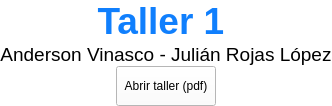
      <widget class="QWidget" name="verticalWidget" native="true">
       <property name="minimumSize">
        <size>
         <width>0</width>
         <height>50</height>
        </size>
       </property>
       <property name="maximumSize">
        <size>
         <width>16777215</width>
         <height>200</height>
        </size>
       </property>
       <property name="palette">
        <palette>
         <active>
          <colorrole role="WindowText">
           <brush brushstyle="SolidPattern">
            <color alpha="255">
             <red>0</red>
             <green>0</green>
             <blue>0</blue>
            </color>
           </brush>
          </colorrole>
          <colorrole role="Button">
           <brush brushstyle="SolidPattern">
            <color alpha="255">
             <red>255</red>
             <green>255</green>
             <blue>255</blue>
            </color>
           </brush>
          </colorrole>
          <colorrole role="Light">
           <brush brushstyle="SolidPattern">
            <color alpha="255">
             <red>255</red>
             <green>255</green>
             <blue>255</blue>
            </color>
           </brush>
          </colorrole>
          <colorrole role="Midlight">
           <brush brushstyle="SolidPattern">
            <color alpha="255">
             <red>255</red>
             <green>255</green>
             <blue>255</blue>
            </color>
           </brush>
          </colorrole>
          <colorrole role="Dark">
           <brush brushstyle="SolidPattern">
            <color alpha="255">
             <red>127</red>
             <green>127</green>
             <blue>127</blue>
            </color>
           </brush>
          </colorrole>
          <colorrole role="Mid">
           <brush brushstyle="SolidPattern">
            <color alpha="255">
             <red>170</red>
             <green>170</green>
             <blue>170</blue>
            </color>
           </brush>
          </colorrole>
          <colorrole role="Text">
           <brush brushstyle="SolidPattern">
            <color alpha="255">
             <red>0</red>
             <green>0</green>
             <blue>0</blue>
            </color>
           </brush>
          </colorrole>
          <colorrole role="BrightText">
           <brush brushstyle="SolidPattern">
            <color alpha="255">
             <red>255</red>
             <green>255</green>
             <blue>255</blue>
            </color>
           </brush>
          </colorrole>
          <colorrole role="ButtonText">
           <brush brushstyle="SolidPattern">
            <color alpha="255">
             <red>0</red>
             <green>0</green>
             <blue>0</blue>
            </color>
           </brush>
          </colorrole>
          <colorrole role="Base">
           <brush brushstyle="SolidPattern">
            <color alpha="255">
             <red>255</red>
             <green>255</green>
             <blue>255</blue>
            </color>
           </brush>
          </colorrole>
          <colorrole role="Window">
           <brush brushstyle="SolidPattern">
            <color alpha="255">
             <red>255</red>
             <green>255</green>
             <blue>255</blue>
            </color>
           </brush>
          </colorrole>
          <colorrole role="Shadow">
           <brush brushstyle="SolidPattern">
            <color alpha="255">
             <red>0</red>
             <green>0</green>
             <blue>0</blue>
            </color>
           </brush>
          </colorrole>
          <colorrole role="AlternateBase">
           <brush brushstyle="SolidPattern">
            <color alpha="255">
             <red>255</red>
             <green>255</green>
             <blue>255</blue>
            </color>
           </brush>
          </colorrole>
          <colorrole role="ToolTipBase">
           <brush brushstyle="SolidPattern">
            <color alpha="255">
             <red>255</red>
             <green>255</green>
             <blue>220</blue>
            </color>
           </brush>
          </colorrole>
          <colorrole role="ToolTipText">
           <brush brushstyle="SolidPattern">
            <color alpha="255">
             <red>0</red>
             <green>0</green>
             <blue>0</blue>
            </color>
           </brush>
          </colorrole>
          <colorrole role="PlaceholderText">
           <brush brushstyle="SolidPattern">
            <color alpha="128">
             <red>0</red>
             <green>0</green>
             <blue>0</blue>
            </color>
           </brush>
          </colorrole>
         </active>
         <inactive>
          <colorrole role="WindowText">
           <brush brushstyle="SolidPattern">
            <color alpha="255">
             <red>0</red>
             <green>0</green>
             <blue>0</blue>
            </color>
           </brush>
          </colorrole>
          <colorrole role="Button">
           <brush brushstyle="SolidPattern">
            <color alpha="255">
             <red>255</red>
             <green>255</green>
             <blue>255</blue>
            </color>
           </brush>
          </colorrole>
          <colorrole role="Light">
           <brush brushstyle="SolidPattern">
            <color alpha="255">
             <red>255</red>
             <green>255</green>
             <blue>255</blue>
            </color>
           </brush>
          </colorrole>
          <colorrole role="Midlight">
           <brush brushstyle="SolidPattern">
            <color alpha="255">
             <red>255</red>
             <green>255</green>
             <blue>255</blue>
            </color>
           </brush>
          </colorrole>
          <colorrole role="Dark">
           <brush brushstyle="SolidPattern">
            <color alpha="255">
             <red>127</red>
             <green>127</green>
             <blue>127</blue>
            </color>
           </brush>
          </colorrole>
          <colorrole role="Mid">
           <brush brushstyle="SolidPattern">
            <color alpha="255">
             <red>170</red>
             <green>170</green>
             <blue>170</blue>
            </color>
           </brush>
          </colorrole>
          <colorrole role="Text">
           <brush brushstyle="SolidPattern">
            <color alpha="255">
             <red>0</red>
             <green>0</green>
             <blue>0</blue>
            </color>
           </brush>
          </colorrole>
          <colorrole role="BrightText">
           <brush brushstyle="SolidPattern">
            <color alpha="255">
             <red>255</red>
             <green>255</green>
             <blue>255</blue>
            </color>
           </brush>
          </colorrole>
          <colorrole role="ButtonText">
           <brush brushstyle="SolidPattern">
            <color alpha="255">
             <red>0</red>
             <green>0</green>
             <blue>0</blue>
            </color>
           </brush>
          </colorrole>
          <colorrole role="Base">
           <brush brushstyle="SolidPattern">
            <color alpha="255">
             <red>255</red>
             <green>255</green>
             <blue>255</blue>
            </color>
           </brush>
          </colorrole>
          <colorrole role="Window">
           <brush brushstyle="SolidPattern">
            <color alpha="255">
             <red>255</red>
             <green>255</green>
             <blue>255</blue>
            </color>
           </brush>
          </colorrole>
          <colorrole role="Shadow">
           <brush brushstyle="SolidPattern">
            <color alpha="255">
             <red>0</red>
             <green>0</green>
             <blue>0</blue>
            </color>
           </brush>
          </colorrole>
          <colorrole role="AlternateBase">
           <brush brushstyle="SolidPattern">
            <color alpha="255">
             <red>255</red>
             <green>255</green>
             <blue>255</blue>
            </color>
           </brush>
          </colorrole>
          <colorrole role="ToolTipBase">
           <brush brushstyle="SolidPattern">
            <color alpha="255">
             <red>255</red>
             <green>255</green>
             <blue>220</blue>
            </color>
           </brush>
          </colorrole>
          <colorrole role="ToolTipText">
           <brush brushstyle="SolidPattern">
            <color alpha="255">
             <red>0</red>
             <green>0</green>
             <blue>0</blue>
            </color>
           </brush>
          </colorrole>
          <colorrole role="PlaceholderText">
           <brush brushstyle="SolidPattern">
            <color alpha="128">
             <red>0</red>
             <green>0</green>
             <blue>0</blue>
            </color>
           </brush>
          </colorrole>
         </inactive>
         <disabled>
          <colorrole role="WindowText">
           <brush brushstyle="SolidPattern">
            <color alpha="255">
             <red>127</red>
             <green>127</green>
             <blue>127</blue>
            </color>
           </brush>
          </colorrole>
          <colorrole role="Button">
           <brush brushstyle="SolidPattern">
            <color alpha="255">
             <red>255</red>
             <green>255</green>
             <blue>255</blue>
            </color>
           </brush>
          </colorrole>
          <colorrole role="Light">
           <brush brushstyle="SolidPattern">
            <color alpha="255">
             <red>255</red>
             <green>255</green>
             <blue>255</blue>
            </color>
           </brush>
          </colorrole>
          <colorrole role="Midlight">
           <brush brushstyle="SolidPattern">
            <color alpha="255">
             <red>255</red>
             <green>255</green>
             <blue>255</blue>
            </color>
           </brush>
          </colorrole>
          <colorrole role="Dark">
           <brush brushstyle="SolidPattern">
            <color alpha="255">
             <red>127</red>
             <green>127</green>
             <blue>127</blue>
            </color>
           </brush>
          </colorrole>
          <colorrole role="Mid">
           <brush brushstyle="SolidPattern">
            <color alpha="255">
             <red>170</red>
             <green>170</green>
             <blue>170</blue>
            </color>
           </brush>
          </colorrole>
          <colorrole role="Text">
           <brush brushstyle="SolidPattern">
            <color alpha="255">
             <red>127</red>
             <green>127</green>
             <blue>127</blue>
            </color>
           </brush>
          </colorrole>
          <colorrole role="BrightText">
           <brush brushstyle="SolidPattern">
            <color alpha="255">
             <red>255</red>
             <green>255</green>
             <blue>255</blue>
            </color>
           </brush>
          </colorrole>
          <colorrole role="ButtonText">
           <brush brushstyle="SolidPattern">
            <color alpha="255">
             <red>127</red>
             <green>127</green>
             <blue>127</blue>
            </color>
           </brush>
          </colorrole>
          <colorrole role="Base">
           <brush brushstyle="SolidPattern">
            <color alpha="255">
             <red>255</red>
             <green>255</green>
             <blue>255</blue>
            </color>
           </brush>
          </colorrole>
          <colorrole role="Window">
           <brush brushstyle="SolidPattern">
            <color alpha="255">
             <red>255</red>
             <green>255</green>
             <blue>255</blue>
            </color>
           </brush>
          </colorrole>
          <colorrole role="Shadow">
           <brush brushstyle="SolidPattern">
            <color alpha="255">
             <red>0</red>
             <green>0</green>
             <blue>0</blue>
            </color>
           </brush>
          </colorrole>
          <colorrole role="AlternateBase">
           <brush brushstyle="SolidPattern">
            <color alpha="255">
             <red>255</red>
             <green>255</green>
             <blue>255</blue>
            </color>
           </brush>
          </colorrole>
          <colorrole role="ToolTipBase">
           <brush brushstyle="SolidPattern">
            <color alpha="255">
             <red>255</red>
             <green>255</green>
             <blue>220</blue>
            </color>
           </brush>
          </colorrole>
          <colorrole role="ToolTipText">
           <brush brushstyle="SolidPattern">
            <color alpha="255">
             <red>0</red>
             <green>0</green>
             <blue>0</blue>
            </color>
           </brush>
          </colorrole>
          <colorrole role="PlaceholderText">
           <brush brushstyle="SolidPattern">
            <color alpha="128">
             <red>0</red>
             <green>0</green>
             <blue>0</blue>
            </color>
           </brush>
          </colorrole>
         </disabled>
        </palette>
       </property>
       <property name="autoFillBackground">
        <bool>true</bool>
       </property>
       <layout class="QVBoxLayout" name="QvBox" stretch="0,0,0">
        <property name="spacing">
         <number>0</number>
        </property>
        <property name="sizeConstraint">
         <enum>QLayout::SetMinimumSize</enum>
        </property>
        <property name="leftMargin">
         <number>0</number>
        </property>
        <property name="topMargin">
         <number>0</number>
        </property>
        <property name="rightMargin">
         <number>0</number>
        </property>
        <property name="bottomMargin">
         <number>0</number>
        </property>
        <item>
         <widget class="QLabel" name="lbTitulo">
          <property name="palette">
           <palette>
            <active>
             <colorrole role="WindowText">
              <brush brushstyle="SolidPattern">
               <color alpha="255">
                <red>0</red>
                <green>0</green>
                <blue>0</blue>
               </color>
              </brush>
             </colorrole>
             <colorrole role="Button">
              <brush brushstyle="SolidPattern">
               <color alpha="255">
                <red>240</red>
                <green>120</green>
                <blue>24</blue>
               </color>
              </brush>
             </colorrole>
             <colorrole role="Light">
              <brush brushstyle="SolidPattern">
               <color alpha="255">
                <red>255</red>
                <green>186</green>
                <blue>131</blue>
               </color>
              </brush>
             </colorrole>
             <colorrole role="Midlight">
              <brush brushstyle="SolidPattern">
               <color alpha="255">
                <red>247</red>
                <green>153</green>
                <blue>77</blue>
               </color>
              </brush>
             </colorrole>
             <colorrole role="Dark">
              <brush brushstyle="SolidPattern">
               <color alpha="255">
                <red>120</red>
                <green>60</green>
                <blue>12</blue>
               </color>
              </brush>
             </colorrole>
             <colorrole role="Mid">
              <brush brushstyle="SolidPattern">
               <color alpha="255">
                <red>160</red>
                <green>80</green>
                <blue>16</blue>
               </color>
              </brush>
             </colorrole>
             <colorrole role="Text">
              <brush brushstyle="SolidPattern">
               <color alpha="255">
                <red>0</red>
                <green>0</green>
                <blue>0</blue>
               </color>
              </brush>
             </colorrole>
             <colorrole role="BrightText">
              <brush brushstyle="SolidPattern">
               <color alpha="255">
                <red>255</red>
                <green>255</green>
                <blue>255</blue>
               </color>
              </brush>
             </colorrole>
             <colorrole role="ButtonText">
              <brush brushstyle="SolidPattern">
               <color alpha="255">
                <red>0</red>
                <green>0</green>
                <blue>0</blue>
               </color>
              </brush>
             </colorrole>
             <colorrole role="Base">
              <brush brushstyle="SolidPattern">
               <color alpha="255">
                <red>255</red>
                <green>255</green>
                <blue>255</blue>
               </color>
              </brush>
             </colorrole>
             <colorrole role="Window">
              <brush brushstyle="SolidPattern">
               <color alpha="255">
                <red>240</red>
                <green>120</green>
                <blue>24</blue>
               </color>
              </brush>
             </colorrole>
             <colorrole role="Shadow">
              <brush brushstyle="SolidPattern">
               <color alpha="255">
                <red>0</red>
                <green>0</green>
                <blue>0</blue>
               </color>
              </brush>
             </colorrole>
             <colorrole role="AlternateBase">
              <brush brushstyle="SolidPattern">
               <color alpha="255">
                <red>247</red>
                <green>187</green>
                <blue>139</blue>
               </color>
              </brush>
             </colorrole>
             <colorrole role="ToolTipBase">
              <brush brushstyle="SolidPattern">
               <color alpha="255">
                <red>255</red>
                <green>255</green>
                <blue>220</blue>
               </color>
              </brush>
             </colorrole>
             <colorrole role="ToolTipText">
              <brush brushstyle="SolidPattern">
               <color alpha="255">
                <red>0</red>
                <green>0</green>
                <blue>0</blue>
               </color>
              </brush>
             </colorrole>
             <colorrole role="PlaceholderText">
              <brush brushstyle="SolidPattern">
               <color alpha="128">
                <red>0</red>
                <green>0</green>
                <blue>0</blue>
               </color>
              </brush>
             </colorrole>
            </active>
            <inactive>
             <colorrole role="WindowText">
              <brush brushstyle="SolidPattern">
               <color alpha="255">
                <red>0</red>
                <green>0</green>
                <blue>0</blue>
               </color>
              </brush>
             </colorrole>
             <colorrole role="Button">
              <brush brushstyle="SolidPattern">
               <color alpha="255">
                <red>240</red>
                <green>120</green>
                <blue>24</blue>
               </color>
              </brush>
             </colorrole>
             <colorrole role="Light">
              <brush brushstyle="SolidPattern">
               <color alpha="255">
                <red>255</red>
                <green>186</green>
                <blue>131</blue>
               </color>
              </brush>
             </colorrole>
             <colorrole role="Midlight">
              <brush brushstyle="SolidPattern">
               <color alpha="255">
                <red>247</red>
                <green>153</green>
                <blue>77</blue>
               </color>
              </brush>
             </colorrole>
             <colorrole role="Dark">
              <brush brushstyle="SolidPattern">
               <color alpha="255">
                <red>120</red>
                <green>60</green>
                <blue>12</blue>
               </color>
              </brush>
             </colorrole>
             <colorrole role="Mid">
              <brush brushstyle="SolidPattern">
               <color alpha="255">
                <red>160</red>
                <green>80</green>
                <blue>16</blue>
               </color>
              </brush>
             </colorrole>
             <colorrole role="Text">
              <brush brushstyle="SolidPattern">
               <color alpha="255">
                <red>0</red>
                <green>0</green>
                <blue>0</blue>
               </color>
              </brush>
             </colorrole>
             <colorrole role="BrightText">
              <brush brushstyle="SolidPattern">
               <color alpha="255">
                <red>255</red>
                <green>255</green>
                <blue>255</blue>
               </color>
              </brush>
             </colorrole>
             <colorrole role="ButtonText">
              <brush brushstyle="SolidPattern">
               <color alpha="255">
                <red>0</red>
                <green>0</green>
                <blue>0</blue>
               </color>
              </brush>
             </colorrole>
             <colorrole role="Base">
              <brush brushstyle="SolidPattern">
               <color alpha="255">
                <red>255</red>
                <green>255</green>
                <blue>255</blue>
               </color>
              </brush>
             </colorrole>
             <colorrole role="Window">
              <brush brushstyle="SolidPattern">
               <color alpha="255">
                <red>240</red>
                <green>120</green>
                <blue>24</blue>
               </color>
              </brush>
             </colorrole>
             <colorrole role="Shadow">
              <brush brushstyle="SolidPattern">
               <color alpha="255">
                <red>0</red>
                <green>0</green>
                <blue>0</blue>
               </color>
              </brush>
             </colorrole>
             <colorrole role="AlternateBase">
              <brush brushstyle="SolidPattern">
               <color alpha="255">
                <red>247</red>
                <green>187</green>
                <blue>139</blue>
               </color>
              </brush>
             </colorrole>
             <colorrole role="ToolTipBase">
              <brush brushstyle="SolidPattern">
               <color alpha="255">
                <red>255</red>
                <green>255</green>
                <blue>220</blue>
               </color>
              </brush>
             </colorrole>
             <colorrole role="ToolTipText">
              <brush brushstyle="SolidPattern">
               <color alpha="255">
                <red>0</red>
                <green>0</green>
                <blue>0</blue>
               </color>
              </brush>
             </colorrole>
             <colorrole role="PlaceholderText">
              <brush brushstyle="SolidPattern">
               <color alpha="128">
                <red>0</red>
                <green>0</green>
                <blue>0</blue>
               </color>
              </brush>
             </colorrole>
            </inactive>
            <disabled>
             <colorrole role="WindowText">
              <brush brushstyle="SolidPattern">
               <color alpha="255">
                <red>120</red>
                <green>60</green>
                <blue>12</blue>
               </color>
              </brush>
             </colorrole>
             <colorrole role="Button">
              <brush brushstyle="SolidPattern">
               <color alpha="255">
                <red>240</red>
                <green>120</green>
                <blue>24</blue>
               </color>
              </brush>
             </colorrole>
             <colorrole role="Light">
              <brush brushstyle="SolidPattern">
               <color alpha="255">
                <red>255</red>
                <green>186</green>
                <blue>131</blue>
               </color>
              </brush>
             </colorrole>
             <colorrole role="Midlight">
              <brush brushstyle="SolidPattern">
               <color alpha="255">
                <red>247</red>
                <green>153</green>
                <blue>77</blue>
               </color>
              </brush>
             </colorrole>
             <colorrole role="Dark">
              <brush brushstyle="SolidPattern">
               <color alpha="255">
                <red>120</red>
                <green>60</green>
                <blue>12</blue>
               </color>
              </brush>
             </colorrole>
             <colorrole role="Mid">
              <brush brushstyle="SolidPattern">
               <color alpha="255">
                <red>160</red>
                <green>80</green>
                <blue>16</blue>
               </color>
              </brush>
             </colorrole>
             <colorrole role="Text">
              <brush brushstyle="SolidPattern">
               <color alpha="255">
                <red>120</red>
                <green>60</green>
                <blue>12</blue>
               </color>
              </brush>
             </colorrole>
             <colorrole role="BrightText">
              <brush brushstyle="SolidPattern">
               <color alpha="255">
                <red>255</red>
                <green>255</green>
                <blue>255</blue>
               </color>
              </brush>
             </colorrole>
             <colorrole role="ButtonText">
              <brush brushstyle="SolidPattern">
               <color alpha="255">
                <red>120</red>
                <green>60</green>
                <blue>12</blue>
               </color>
              </brush>
             </colorrole>
             <colorrole role="Base">
              <brush brushstyle="SolidPattern">
               <color alpha="255">
                <red>240</red>
                <green>120</green>
                <blue>24</blue>
               </color>
              </brush>
             </colorrole>
             <colorrole role="Window">
              <brush brushstyle="SolidPattern">
               <color alpha="255">
                <red>240</red>
                <green>120</green>
                <blue>24</blue>
               </color>
              </brush>
             </colorrole>
             <colorrole role="Shadow">
              <brush brushstyle="SolidPattern">
               <color alpha="255">
                <red>0</red>
                <green>0</green>
                <blue>0</blue>
               </color>
              </brush>
             </colorrole>
             <colorrole role="AlternateBase">
              <brush brushstyle="SolidPattern">
               <color alpha="255">
                <red>240</red>
                <green>120</green>
                <blue>24</blue>
               </color>
              </brush>
             </colorrole>
             <colorrole role="ToolTipBase">
              <brush brushstyle="SolidPattern">
               <color alpha="255">
                <red>255</red>
                <green>255</green>
                <blue>220</blue>
               </color>
              </brush>
             </colorrole>
             <colorrole role="ToolTipText">
              <brush brushstyle="SolidPattern">
               <color alpha="255">
                <red>0</red>
                <green>0</green>
                <blue>0</blue>
               </color>
              </brush>
             </colorrole>
             <colorrole role="PlaceholderText">
              <brush brushstyle="SolidPattern">
               <color alpha="128">
                <red>0</red>
                <green>0</green>
                <blue>0</blue>
               </color>
              </brush>
             </colorrole>
            </disabled>
           </palette>
          </property>
          <property name="font">
           <font>
            <pointsize>22</pointsize>
           </font>
          </property>
          <property name="layoutDirection">
           <enum>Qt::LeftToRight</enum>
          </property>
          <property name="autoFillBackground">
           <bool>false</bool>
          </property>
          <property name="text">
           <string>&lt;html&gt;&lt;head/&gt;&lt;body&gt;&lt;p align=&quot;center&quot;&gt;&lt;span style=&quot; font-size:28pt; font-weight:600; color:#107ffd;&quot;&gt;Taller 1 &lt;/span&gt;&lt;/p&gt;&lt;/body&gt;&lt;/html&gt;</string>
          </property>
          <property name="alignment">
           <set>Qt::AlignCenter</set>
          </property>
          <property name="wordWrap">
           <bool>false</bool>
          </property>
          <property name="margin">
           <number>0</number>
          </property>
          <property name="openExternalLinks">
           <bool>false</bool>
          </property>
         </widget>
        </item>
        <item>
         <widget class="QLabel" name="LbNombres">
          <property name="sizeIncrement">
           <size>
            <width>5</width>
            <height>5</height>
           </size>
          </property>
          <property name="layoutDirection">
           <enum>Qt::LeftToRight</enum>
          </property>
          <property name="text">
           <string>&lt;html&gt;&lt;head/&gt;&lt;body&gt;&lt;p align=&quot;center&quot;&gt;&lt;span style=&quot; font-size:14pt;&quot;&gt;Anderson Vinasco - Julián Rojas López&lt;/span&gt;&lt;/p&gt;&lt;/body&gt;&lt;/html&gt;</string>
          </property>
          <property name="alignment">
           <set>Qt::AlignCenter</set>
          </property>
          <property name="wordWrap">
           <bool>false</bool>
          </property>
          <property name="margin">
           <number>0</number>
          </property>
          <property name="indent">
           <number>-1</number>
          </property>
         </widget>
        </item>
        <item alignment="Qt::AlignHCenter|Qt::AlignVCenter">
         <widget class="QPushButton" name="BtnAbrirPdf">
          <property name="sizePolicy">
           <sizepolicy hsizetype="Fixed" vsizetype="Fixed">
            <horstretch>0</horstretch>
            <verstretch>0</verstretch>
           </sizepolicy>
          </property>
          <property name="minimumSize">
           <size>
            <width>100</width>
            <height>40</height>
           </size>
          </property>
          <property name="maximumSize">
           <size>
            <width>100</width>
            <height>100</height>
           </size>
          </property>
          <property name="cursor">
           <cursorShape>PointingHandCursor</cursorShape>
          </property>
          <property name="layoutDirection">
           <enum>Qt::RightToLeft</enum>
          </property>
          <property name="styleSheet">
           <string notr="true"/>
          </property>
          <property name="text">
           <string>Abrir taller (pdf)</string>
          </property>
          <property name="checkable">
           <bool>false</bool>
          </property>
          <property name="autoDefault">
           <bool>true</bool>
          </property>
          <property name="default">
           <bool>false</bool>
          </property>
          <property name="flat">
           <bool>false</bool>
          </property>
         </widget>
        </item>
       </layout>
      </widget>
